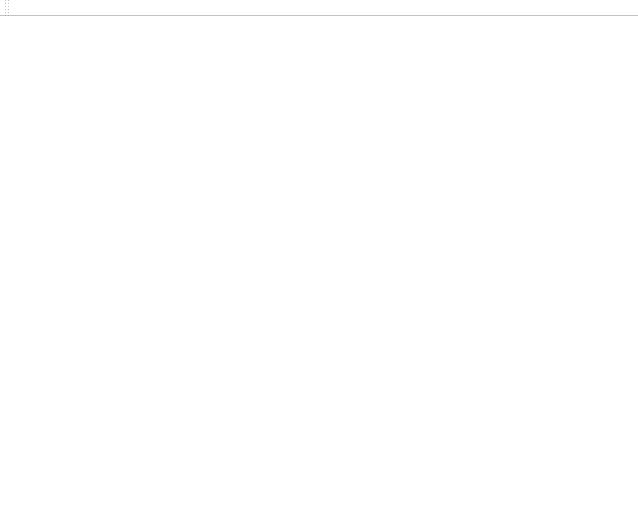
<?xml version="1.0" encoding="UTF-8"?>
<ui version="4.0">
 <class>BoardWindow</class>
 <widget class="QMainWindow" name="BoardWindow">
  <property name="windowModality">
   <enum>Qt::NonModal</enum>
  </property>
  <property name="geometry">
   <rect>
    <x>0</x>
    <y>0</y>
    <width>638</width>
    <height>512</height>
   </rect>
  </property>
  <property name="windowTitle">
   <string>BoardWindow</string>
  </property>
  <property name="autoFillBackground">
   <bool>false</bool>
  </property>
  <property name="styleSheet">
   <string notr="true">background-color: rgb(255, 255, 255);</string>
  </property>
  <property name="animated">
   <bool>true</bool>
  </property>
  <widget class="QWidget" name="centralWidget"/>
  <widget class="QToolBar" name="mainToolBar">
   <property name="styleSheet">
    <string notr="true">background-color: rgb(255, 255, 255);</string>
   </property>
   <attribute name="toolBarArea">
    <enum>TopToolBarArea</enum>
   </attribute>
   <attribute name="toolBarBreak">
    <bool>false</bool>
   </attribute>
  </widget>
  <widget class="QMenuBar" name="menuBar">
   <property name="geometry">
    <rect>
     <x>0</x>
     <y>0</y>
     <width>638</width>
     <height>23</height>
    </rect>
   </property>
   <property name="styleSheet">
    <string notr="true">background-color: rgb(255, 255, 255);</string>
   </property>
  </widget>
 </widget>
 <layoutdefault spacing="6" margin="11"/>
 <resources/>
 <connections/>
</ui>
